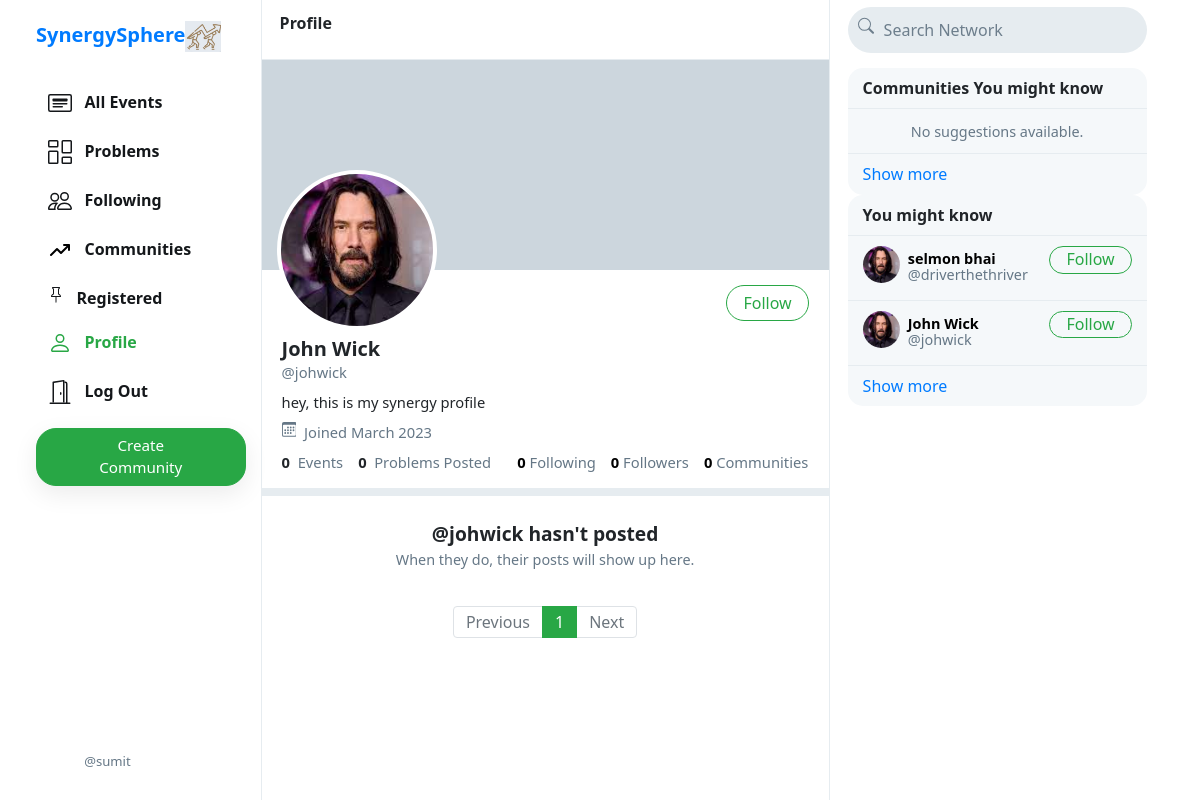
/johwick/events (signed in), run on the app's committed database.
### sphere/models.py (models this page shows, shortened)
class User(AbstractUser):
    profile_pic = models.ImageField(upload_to='profile_pic/',default = 'defaults/no_pic.png')
    bio = models.TextField(max_length=160, blank=True, null=True,default='hey, this is my synergy profile')
    cover = models.ImageField(upload_to='user_covers/', blank=True,default = 'defaults/default-user-cover.png')
    phone = models.CharField(max_length=15, blank=True, null=True)
    created_at = models.DateTimeField(blank=True, null=True, default = timezone.now)  # Field renamed to remove unsuitable characters.
    updated_at = models.DateTimeField(blank=True, null=True,  default = timezone.now)
    city = models.CharField(max_length=50, blank=True, null=True)
    is_reported = models.IntegerField(blank=True, null=True,default=False)
    is_block = models.IntegerField(blank=True, null=True, default = False)
    def __str__(self):
        return self.username

### sphere/views.py (the view)
# urls.py: path("<str:username>/events", views.profile_events, name="profileevents"),
def profile_events(request, username):
    user = User.objects.get(username=username)
    all_posts = Events.objects.filter(created_by_user=user).order_by('-created_at')
    all_problems = Problems.objects.filter(created_by=user).order_by('-created_at')
    created_orgs = Orgs.objects.filter(org_member=user).all()
    paginator = Paginator(all_posts, 10)
    page_number = request.GET.get('page')
    if page_number == None:
        page_number = 1
    posts = paginator.get_page(page_number)
    followings = []
    suggestions = []
    c_suggestions = []
    follower = False
    if request.user.is_authenticated:
        followings = Follower.objects.filter(followers=request.user).values_list('user', flat=True)
        suggestions = User.objects.exclude(pk__in=followings).exclude(username=request.user.username).order_by("?")[:6]
        followings_c = Orgs.objects.filter(org_member=request.user).values_list('org_member', flat=True)
        c_suggestions = Orgs.objects.exclude(pk__in=followings_c).exclude(created_by=request.user.id).order_by("?")[:6]
        if request.user in Follower.objects.get(user=user).followers.all():
            follower = True
    following_count = Orgs.objects.filter(org_member=user).count()
    return render(request, 'sphere/profile.html', {
        "username": user,
        "posts": posts,
        "orgs_count":created_orgs.count(),
        "problem_count":all_problems.count(),
        "posts_count": all_posts.count(),
        "suggestions": suggestions,
        "c_suggestions":c_suggestions,
        "page": "profile",
        "is_follower": follower,
        "following_count": following_count
    })

### sphere/templates/sphere/profile.html (shortened to what this page needs)
{% extends 'sphere/index.html' %}
{% load static %}
{% block profile %}
    <div class="profile-view" data-user="{{username.username}}">
        <div class="cover-image" style="background-image: url(media/user_covers/john-towner-JgOeRuGD_Y4-unsplash.jpg)"></div>
        <div class="profile-image" style="background-image: url(/media/{{username.profile_pic}})"></div>
        <div class="profile-details">
            <div>
                {% if user.username == username.username %}
                <button class="btn btn-outline-success float-right" id="edit-profile-btn">Edit Profile</button>
                {% elif is_follower %}
                <button class="btn btn-success float-right"
                    onclick="unfollow_user(this,'{{username.username}}','edit_page')"
                    id="following-btn">Following</button>
                {% else %}
                <button class="btn btn-outline-success float-right"
                    onclick="follow_user(this,'{{username.username}}','edit_page')" id="follow-btn">Follow</button>
                {% endif %}
            </div>
            <div class="details-data">
                <h5>{{username.first_name}} {{username.last_name}}</h5>
                <div class="grey">@{{username.username}}</div>
                <div class="bio">
                    {% if username.bio is not None %}
                    {{username.bio}}
                    {% endif %}
                </div>
                <div class="grey" style="padding: 8px 0px;">
                    &nbsp;Joined {{username.date_joined | date:"F Y"}}
                </div>
                <div>
                    <strong>
                        {{posts_count}}
                    </strong>
                    &nbsp;<span class="grey">Events</span>
                    <strong>
                        {{problem_count}}
                    </strong>
                    &nbsp;<span class="grey">Problems Posted</span>
                    <a href="{% url 'followinglist' user.username %}">
                        <strong id="following__count">{{following_count | default:0}}</strong>&nbsp;<span
                            class="grey">Following</span>
                    </a>
                    <a href="{% url 'followerlist' user.username %}">
                        <strong id="follower__count">{{follower_count | default:0}}</strong>&nbsp;<span
                            class="grey">Followers</span>
                    </a>
                    <a href="{% url 'communitylist' user.username %}">
                        <strong id="community__count">{{orgs_count | default:0}}</strong>&nbsp;<span
                            class="grey">Communities</span>
                    </a>
                </div>
            </div>
        </div>
    </div>
    <div class="space"></div>
    {% endblock %}
    {% block emptyprofile %}
        <center>
            <br>
            <strong style="font-size: 1.2em;">@{{username}} hasn't posted</strong>
            <div class="grey" style="font-size: .9em;">When they do, their posts will show up here.</div>
        </center>
    {% endblock %}

### sphere/templates/sphere/layout.html (shortened to what this page needs)
{% load static %}
<!DOCTYPE html>
<html lang="en">
    <head>
        <link rel="stylesheet" href="https://stackpath.bootstrapcdn.com/bootstrap/4.4.1/css/bootstrap.min.css">
        <link href="{% static 'sphere/styles.css' %}" rel="stylesheet">
    </head>
    <body>
        <div class="body" data-page="{{page}}">
            <div class="sidenav">
                <a href="{% url 'index' %}" class="navbar-brand">
                <b>SynergySphere</b><img src="{% static 'sphere/Images/logo.png' %}" height="31px">
                </a>
                <div style="height: 100%;">
                    <div>
                        <div>
                            <ul>
                                <li class="nav-item" id="all_events">
                                    <a href="{% url 'index' %}" class="nav-link">
                                        <div>
                                            &nbsp;&nbsp;All Events
                                        </div>
                                    </a>
                                </li>
                                    <li class="nav-item" id="all_problems">
                                        <a href="{% url 'problems' %}" class="nav-link">
                                            <div>
                                                &nbsp;&nbsp;Problems
                                            </div>
                                        </a>
                                    </li>
                                {% if user.is_authenticated %}
                                <li class="nav-item" id="following">
                                    <a href="{% url 'following' %}" class="nav-link">
                                        <div>
                                            &nbsp;&nbsp;Following
                                        </div>
                                    </a>
                                </li>
                                <li class="nav-item" id="following">
                                    <a href="{% url 'communitylist' user.username %}" class="nav-link">
                                        <div>
                                            &nbsp;&nbsp;Communities
                                        </div>
                                    </a>
                                </li>
                                <li class="nav-item" id="saved">
                                    <a href="{% url 'saved' %}" class="nav-link">
                                        <div>
                                            &nbsp;&nbsp;Registered
                                        </div>
                                    </a>
                                </li>
                                <li class="nav-item" id="profile">
                                    <a href="{% url 'profileevents' user.username %}" class="nav-link">
                                        <div>
                                            &nbsp;&nbsp;Profile
                                        </div>
                                    </a>
                                </li>
                                <li class="nav-item" id="logout">
                                    <a href="{% url 'logout' %}" class="nav-link">
                                        <div>
                                            &nbsp;&nbsp;Log Out
                                        </div>
                                    </a>
                                </li>
                                {% endif %}
                            </ul>
                        </div>
                        {% if user.is_authenticated %}
                            <button id="popup-btn" class="btn btn-success new-post-btn" onclick="createpost()">Create Community</button>
                        {% endif %}
                    </div>
                    <div style="position: absolute; bottom: 10px;">
                        {% if user.is_authenticated %}
                            <li class="nav-item sidenav-user">
                                <a href="{% url 'profileevents' user.username %}" class="nav-link">
                                    <div class="user_account">
                                        <div class="small-profilepic" style="float: left; background-image: url(/media/{{user.profile_pic}})"></div>
                                        <div style="height: 2.7vw; margin: auto;">
                                            <div class="grey" style="margin-top: 4px;">@{{ user.username }}</div>
                                        </div>
                                    </div>
                                </a>
                            </li>
                        {% endif %}
                    </div>
                </div>
            </div>
            {% block body %}
            {% endblock %}
            <div class="right-div">
                <nav class="head">
                    <form action="#">
                        <div class="search-div">
                            <div>
                            </div>
                            <input type="text" name="query" id="search-box" placeholder="Search Network">
                        </div>
                    </form>
                </nav>
                <div class='right-div-content'>
                    <div class="space" style="background-color: white;"></div>
                    {% if user.is_authenticated %}
                    <div class="suggestion-box">
                        <div class="suggestion-header">
                            Communities You might know
                        </div>
                        {% for suggestion in c_suggestions %}
                            <div class="suggestion-user">
                                <div>
                                    <a href="{% url 'org_profile' suggestion.org_name %}">
                                        <div class="small-profilepic" style="background-image: url(/media/{{suggestion.profile_pic}})"></div>
                                    </a>
                                </div>
                                <div class="user-details">
                                    <a href="{% url 'org_profile' suggestion.org_name %}">
                                        <div id="user-name">
                                            <strong>
                                                {{suggestion.org_name}}
                                            </strong>
                                        </div>
                                        <div class="grey">@{{suggestion.org_name}}</div>
                                    </a>
                                </div>
                                <div>
                                    <button class="btn btn-outline-success" type="button" onclick="follow_user(this,'{{suggestion.username}}','suggestion')">Follow</button>
                                </div>
                            </div>
                        {% empty %}
                                <div style="text-align: center; border-bottom: .5px solid #e6ecf0; padding: 10px 15px;">
                                    <span class="grey" style="font-size: .9em;">No suggestions available.</span>
                                </div>
                        {% endfor %}
                        <div class="suggestion-footer">
                            <a href="#">Show more</a>
                        </div>
                    </div>
                    <div class="suggestion-box">
                            <div class="suggestion-header">
                                You might know
                            </div>
                            {% for suggestion in suggestions %}
                                <div class="suggestion-user">
                                    <div>
                                        <a href="{% url 'profileevents' suggestion.username %}">
                                            <div class="small-profilepic" style="background-image: url(/media/{{suggestion.profile_pic}})"></div>
                                        </a>
                                    </div>
                                    <div class="user-details">
                                        <a href="{% url 'profileevents' suggestion.username %}">
                                            <div id="user-name">
                                                <strong>
                                                    {{suggestion.first_name}} {{suggestion.last_name}}
                                                </strong>
                                            </div>
                                            <div class="grey">@{{suggestion.username}}</div>
                                        </a>
                                    </div>
                                    <div>
                                        <button class="btn btn-outline-success" type="button" onclick="follow_user(this,'{{suggestion.username}}','suggestion')">Follow</button>
                                    </div>
                                </div>
                            {% empty %}
                                    <div style="text-align: center; border-bottom: .5px solid #e6ecf0; padding: 10px 15px;">
                                        <span class="grey" style="font-size: .9em;">No suggestions available.</span>
                                    </div>
                            {% endfor %}
                            <div class="suggestion-footer">
                                <a href="#">Show more</a>
                            </div>
                        </div>
                    {% endif %}
                </div>
            </div>
        </div>
    </body>
</html>

### data on the page
User: username "sumit"
User: profile_pic (picture), first_name "John", last_name "Wick", username "johwick", bio "hey, this is my synergy profile", date_joined "March 2023"
User: profile_pic (picture), first_name "selmon", last_name "bhai", username "driverthethriver"

### other printed values
{{ posts_count }} "0"
{{ problem_count }} "0"
{{ following_count | default:0 }} "0"
{{ follower_count | default:0 }} "0"
{{ orgs_count | default:0 }} "0"
{{ each }} "1"
